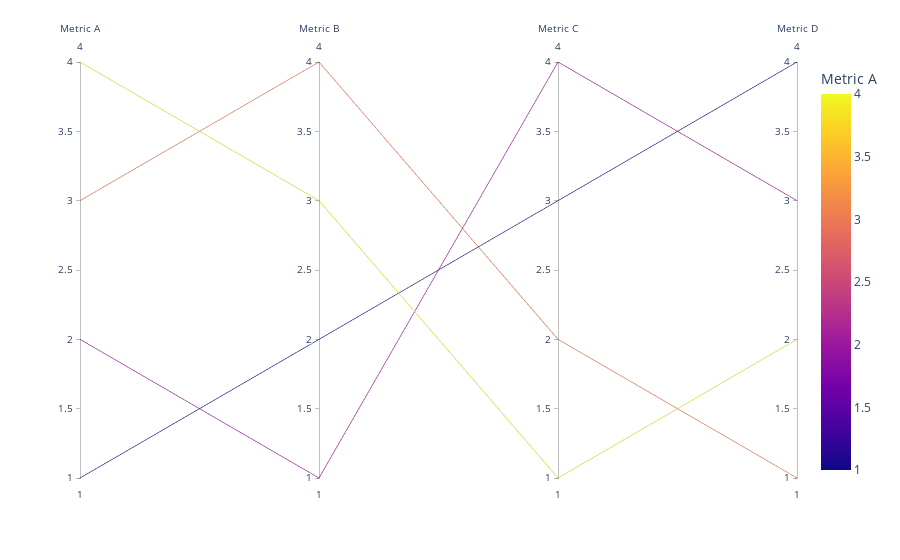

Notebook code for this chart:
### Code cell
import plotly.express as px
import pandas as pd

# Create a sample dataset
df = pd.DataFrame({
    'A': [1, 4, 3, 2],
    'B': [2, 3, 4, 1],
    'C': [3, 1, 2, 4],
    'D': [4, 2, 1, 3]
})

# Create Parallel Coordinates Plot
fig = px.parallel_coordinates(df, color="A", labels={"A": "Metric A", "B": "Metric B", "C": "Metric C", "D": "Metric D"})

# Show interactive chart
fig.show()

### Figure 1 — Plotly figure (JSON) as saved in the notebook; plotly's stock layout.template omitted (floating-point values rounded to 4 significant figures)
{"data": [{"dimensions": [{"label": "Metric A", "values": [1, 4, 3, 2]}, {"label": "Metric B", "values": [2, 3, 4, 1]}, {"label": "Metric C", "values": [3, 1, 2, 4]}, {"label": "Metric D", "values": [4, 2, 1, 3]}], "domain": {"x": [0, 1], "y": [0, 1]}, "line": {"color": [1, 4, 3, 2], "coloraxis": "coloraxis"}, "name": "", "type": "parcoords"}], "layout": {"coloraxis": {"colorbar": {"title": {"text": "Metric A"}}, "colorscale": [[0, "#0d0887"], [0.1111, "#46039f"], [0.2222, "#7201a8"], [0.3333, "#9c179e"], [0.4444, "#bd3786"], [0.5556, "#d8576b"], [0.6667, "#ed7953"], [0.7778, "#fb9f3a"], [0.8889, "#fdca26"], [1, "#f0f921"]]}, "legend": {"tracegroupgap": 0}, "margin": {"t": 60}}}
